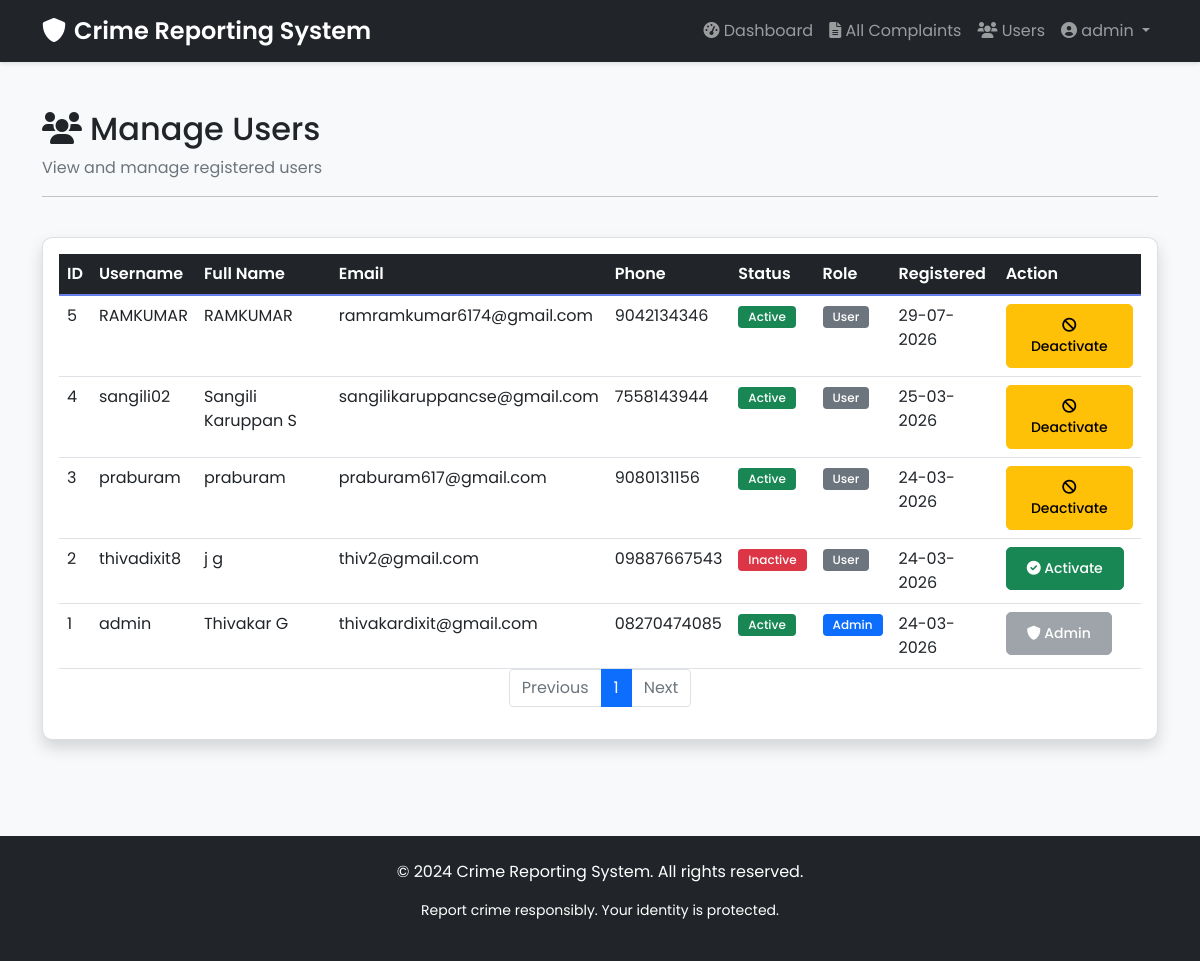
The app's page /admin/users (signed in) with its own data.
### app/models.py (models this page shows, shortened)
class User(UserMixin, db.Model):
    id = db.Column(db.Integer, primary_key=True)
    username = db.Column(db.String(80), unique=True, nullable=False)
    email = db.Column(db.String(120), unique=True, nullable=False)
    password_hash = db.Column(db.String(200), nullable=False)
    full_name = db.Column(db.String(100))
    phone = db.Column(db.String(20))
    aadhar_number = db.Column(db.String(12), unique=True)
    is_admin = db.Column(db.Boolean, default=False)
    is_active = db.Column(db.Boolean, default=True)
    created_at = db.Column(db.DateTime, default=datetime.utcnow)
    reports = db.relationship('Report', backref='complainant', lazy=True)

### app/routes/admin.py (the view)
@bp.route('/users')
@login_required
@admin_required
def manage_users():
    page = request.args.get('page', 1, type=int)
    users = User.query.order_by(User.created_at.desc()).paginate(page=page, per_page=20)
    return render_template('admin/manage_users.html', title='Manage Users', users=users)

### app/models.py (called while the page is built)
@login_manager.user_loader
def load_user(user_id):
    return User.query.get(int(user_id))

### app/routes/admin.py (called while the page is built)
def admin_required(f):
    @wraps(f)
    def decorated_function(*args, **kwargs):
        if (
            not current_user.is_authenticated
            or not current_user.is_admin
            or not current_user.is_active
        ):
            flash('You do not have permission to access this page.', 'danger')
            return redirect(url_for('auth.index'))
        return f(*args, **kwargs)
    return decorated_function

### app/templates/admin/manage_users.html
{% extends "base.html" %}
{% block content %}
<div class="container py-5">
    <div class="row mb-4">
        <div class="col-12">
            <h2><i class="fas fa-users me-2"></i>Manage Users</h2>
            <p class="text-muted">View and manage registered users</p>
            <hr>
        </div>
    </div>
    <div class="row">
        <div class="col-12">
            <div class="card shadow">
                <div class="card-body">
                    <div class="table-responsive">
                        <table class="table table-hover">
                            <thead class="table-dark">
                                <tr>
                                    <th>ID</th>
                                    <th>Username</th>
                                    <th>Full Name</th>
                                    <th>Email</th>
                                    <th>Phone</th>
                                    <th>Status</th>
                                    <th>Role</th>
                                    <th>Registered</th>
                                    <th>Action</th>
                                </tr>
                            </thead>
                            <tbody>
                                {% for user in users.items %}
                                <tr>
                                    <td>{{ user.id }}</td>
                                    <td>{{ user.username }}</td>
                                    <td>{{ user.full_name }}</td>
                                    <td>{{ user.email }}</td>
                                    <td>{{ user.phone }}</td>
                                    <td>
                                        {% if user.is_active %}
                                            <span class="badge bg-success">Active</span>
                                        {% else %}
                                            <span class="badge bg-danger">Inactive</span>
                                        {% endif %}
                                    </td>
                                    <td>
                                        {% if user.is_admin %}
                                            <span class="badge bg-primary">Admin</span>
                                        {% else %}
                                            <span class="badge bg-secondary">User</span>
                                        {% endif %}
                                    </td>
                                    <td>{{ user.created_at.strftime('%d-%m-%Y') }}</td>
                                    <td>
                                        {% if not user.is_admin %}
                                            <a href="{{ url_for('admin.toggle_user_status', user_id=user.id) }}"
                                               class="btn btn-sm {% if user.is_active %}btn-warning{% else %}btn-success{% endif %}"
                                               onclick="return confirm('Are you sure you want to {% if user.is_active %}deactivate{% else %}activate{% endif %} this user?')">
                                                <i class="fas {% if user.is_active %}fa-ban{% else %}fa-check-circle{% endif %}"></i>
                                                {% if user.is_active %}Deactivate{% else %}Activate{% endif %}
                                            </a>
                                        {% else %}
                                            <button class="btn btn-sm btn-secondary" disabled>
                                                <i class="fas fa-shield-alt"></i> Admin
                                            </button>
                                        {% endif %}
                                    </td>
                                </tr>
                                {% endfor %}
                            </tbody>
                        </table>
                    </div>
                    <nav aria-label="Page navigation">
                        <ul class="pagination justify-content-center">
                            {% if users.has_prev %}
                                <li class="page-item">
                                    <a class="page-link" href="{{ url_for('admin.manage_users', page=users.prev_num) }}">Previous</a>
                                </li>
                            {% else %}
                                <li class="page-item disabled"><span class="page-link">Previous</span></li>
                            {% endif %}
                            {% for page_num in users.iter_pages(left_edge=2, right_edge=2, left_current=2, right_current=2) %}
                                {% if page_num %}
                                    {% if users.page == page_num %}
                                        <li class="page-item active"><span class="page-link">{{ page_num }}</span></li>
                                    {% else %}
                                        <li class="page-item"><a class="page-link" href="{{ url_for('admin.manage_users', page=page_num) }}">{{ page_num }}</a></li>
                                    {% endif %}
                                {% else %}
                                    <li class="page-item disabled"><span class="page-link">...</span></li>
                                {% endif %}
                            {% endfor %}
                            {% if users.has_next %}
                                <li class="page-item">
                                    <a class="page-link" href="{{ url_for('admin.manage_users', page=users.next_num) }}">Next</a>
                                </li>
                            {% else %}
                                <li class="page-item disabled"><span class="page-link">Next</span></li>
                            {% endif %}
                        </ul>
                    </nav>
                </div>
            </div>
        </div>
    </div>
</div>
{% endblock %}

### app/templates/base.html (shortened to what this page needs)
<!DOCTYPE html>
<html lang="en">
<head>
    <link href="https://cdn.jsdelivr.net/npm/bootstrap@5.1.3/dist/css/bootstrap.min.css" rel="stylesheet">
    <link rel="stylesheet" href="https://cdnjs.cloudflare.com/ajax/libs/font-awesome/6.0.0/css/all.min.css">
    <link rel="stylesheet" href="{{ url_for('static', filename='css/style.css') }}">
</head>
<body>
    <nav class="navbar navbar-expand-lg navbar-dark bg-dark">
        <div class="container">
            <a class="navbar-brand" href="{{ url_for('auth.index') }}">
                <i class="fas fa-shield-alt me-2"></i>Crime Reporting System
            </a>
            <div class="collapse navbar-collapse" id="navbarNav">
                <ul class="navbar-nav ms-auto">
                    {% if current_user.is_authenticated %}
                        <li class="nav-item">
                            <a class="nav-link" href="{{ url_for('user.dashboard') if not current_user.is_admin else url_for('admin.dashboard') }}">
                                <i class="fas fa-tachometer-alt"></i> Dashboard
                            </a>
                        </li>
                        {% if current_user.is_admin %}
                            <li class="nav-item">
                                <a class="nav-link" href="{{ url_for('admin.manage_reports') }}">
                                    <i class="fas fa-file-alt"></i> All Complaints
                                </a>
                            </li>
                            <li class="nav-item">
                                <a class="nav-link" href="{{ url_for('admin.manage_users') }}">
                                    <i class="fas fa-users"></i> Users
                                </a>
                            </li>
                        {% endif %}
                        <li class="nav-item dropdown">
                            <a class="nav-link dropdown-toggle" href="#" id="userDropdown" role="button" data-bs-toggle="dropdown">
                                <i class="fas fa-user-circle"></i> {{ current_user.username }}
                            </a>
                        </li>
                    {% endif %}
                </ul>
            </div>
        </div>
    </nav>
    <main>
        {% block content %}{% endblock %}
    </main>
    <footer class="bg-dark text-white mt-5 py-4">
        <div class="container text-center">
            <p>&copy; 2024 Crime Reporting System. All rights reserved.</p>
            <p class="small">Report crime responsibly. Your identity is protected.</p>
        </div>
    </footer>
</body>
</html>

### app/static/css/style.css (style rules this page uses)
:root { --primary-color: #667eea; --secondary-color: #764ba2; --danger-color: #dc3545; --success-color: #28a745; --warning-color: #ffc107; --info-color: #17a2b8; }
body { font-family: 'Poppins', sans-serif; background-color: #f8f9fa; min-height: 100vh; display: flex; flex-direction: column; }
main { flex: 1; }
.navbar { box-shadow: 0 2px 4px rgba(0,0,0,0.1); }
.navbar-brand { font-weight: 600; font-size: 1.5rem; }
.card { border-radius: 10px; transition: transform 0.3s, box-shadow 0.3s; }
.btn { border-radius: 5px; padding: 10px 20px; font-weight: 500; transition: all 0.3s; }
.table { margin-bottom: 0; }
.table thead th { border-bottom: 2px solid var(--primary-color); font-weight: 600; }
.badge { padding: 5px 10px; font-weight: 500; }
.card, .alert { animation: fadeIn 0.5s ease-out; }

### records on screen
User: username "admin", id "1", full_name "Thivakar G", email "thivakardixit@gmail.com", phone "08270474085", is_active "Active", is_admin "Admin", created_at "24-03-2026"
User: id "5", username "RAMKUMAR", full_name "RAMKUMAR", email "ramramkumar6174@gmail.com", phone "9042134346", is_active "Active", is_admin "User", created_at "29-07-2026"
User: id "4", username "sangili02", full_name "Sangili Karuppan S", email "sangilikaruppancse@gmail.com", phone "7558143944", is_active "Active", is_admin "User", created_at "25-03-2026"
User: id "3", username "praburam", full_name "praburam", email "praburam617@gmail.com", phone "9080131156", is_active "Active", is_admin "User", created_at "24-03-2026"
User: id "2", username "thivadixit8", full_name "j g", email "thiv2@gmail.com", phone "09887667543", is_active "Inactive", is_admin "User", created_at "24-03-2026"

### other values on screen
{{ page_num }} "1"
